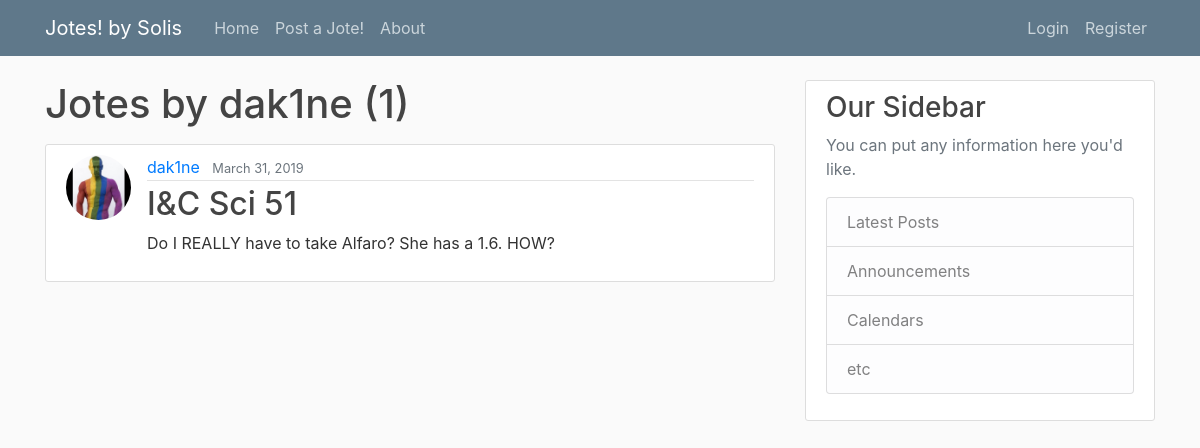
The app's page /user/dak1ne with its own data.
### blog/models.py (models this page shows, shortened)
class Post(models.Model):
    content = models.CharField(max_length=300)
    title = models.CharField(max_length=100)
    date_posted = models.DateTimeField(default=timezone.now)
    author = models.ForeignKey(User, on_delete=models.CASCADE)

### users/models.py (models this page shows, shortened)
class Profile(models.Model):
    user = models.OneToOneField(User, on_delete=models.CASCADE)
    image = models.ImageField(default='default.jpg', upload_to='profile_pics')

### blog/views.py (the view)
# urls.py: path('user/<str:username>', UserPostListView.as_view(), name='user-posts'),
class UserPostListView(ListView):
    model = Post
    template_name = 'blog/user_posts.html'  # <app>/<model>_<viewtype>.html
    context_object_name = 'posts'
    paginate_by = 5
    def get_queryset(self):
        user = get_object_or_404(User, username=self.kwargs.get('username'))
        return Post.objects.filter(author=user).order_by('-date_posted')

### blog/templates/blog/user_posts.html (shortened to what this page needs)
{% extends "blog/base.html" %}
{% block content %}
    <h1 class="mb-3">Jotes by {{ view.kwargs.username }} ({{ page_obj.paginator.count }})</h1>
    {% for post in posts %}
        <article class="media content-section">
          <img class="rounded-circle article-img" src="{{ post.author.profile.image.url }}">
          <div class="media-body">
            <div class="article-metadata">
              <a class="mr-2" href="{% url 'user-posts' post.author.username %}">{{ post.author }}</a>
              <small class="text-muted">{{ post.date_posted|date:"F d, Y" }}</small>
            </div>
            <h2><a class="article-title" href="{% url 'post-detail' post.id %}">{{ post.title }}</a></h2>
            <p class="article-content">{{ post.content }}</p>
          </div>
        </article>
    {% endfor %}
{% endblock content %}

### blog/static/blog/main.css (style rules this page uses)
body { background: #fafafa; color: #333333; margin-top: 5rem; }
h1, h2, h3, h4, h5, h6 { color: #444444; }
.content-section { background: #ffffff; padding: 10px 20px; border: 1px solid #dddddd; border-radius: 3px; margin-bottom: 20px; }
.article-title { color: #444444; }
.article-content { white-space: pre-line; }
.article-img { height: 65px; width: 65px; margin-right: 16px; }
.article-metadata { padding-bottom: 1px; margin-bottom: 4px; border-bottom: 1px solid #e3e3e3 }

### records on screen
Post: author.profile.image (placeholder picture), author "dak1ne", date_posted "March 31, 2019", title "I&C Sci 51", content "Do I REALLY have to take Alfaro? She has a 1.6. HOW?"

### other values on screen
{{ view.kwargs.username }} "dak1ne"
{{ page_obj.paginator.count }} "1"
